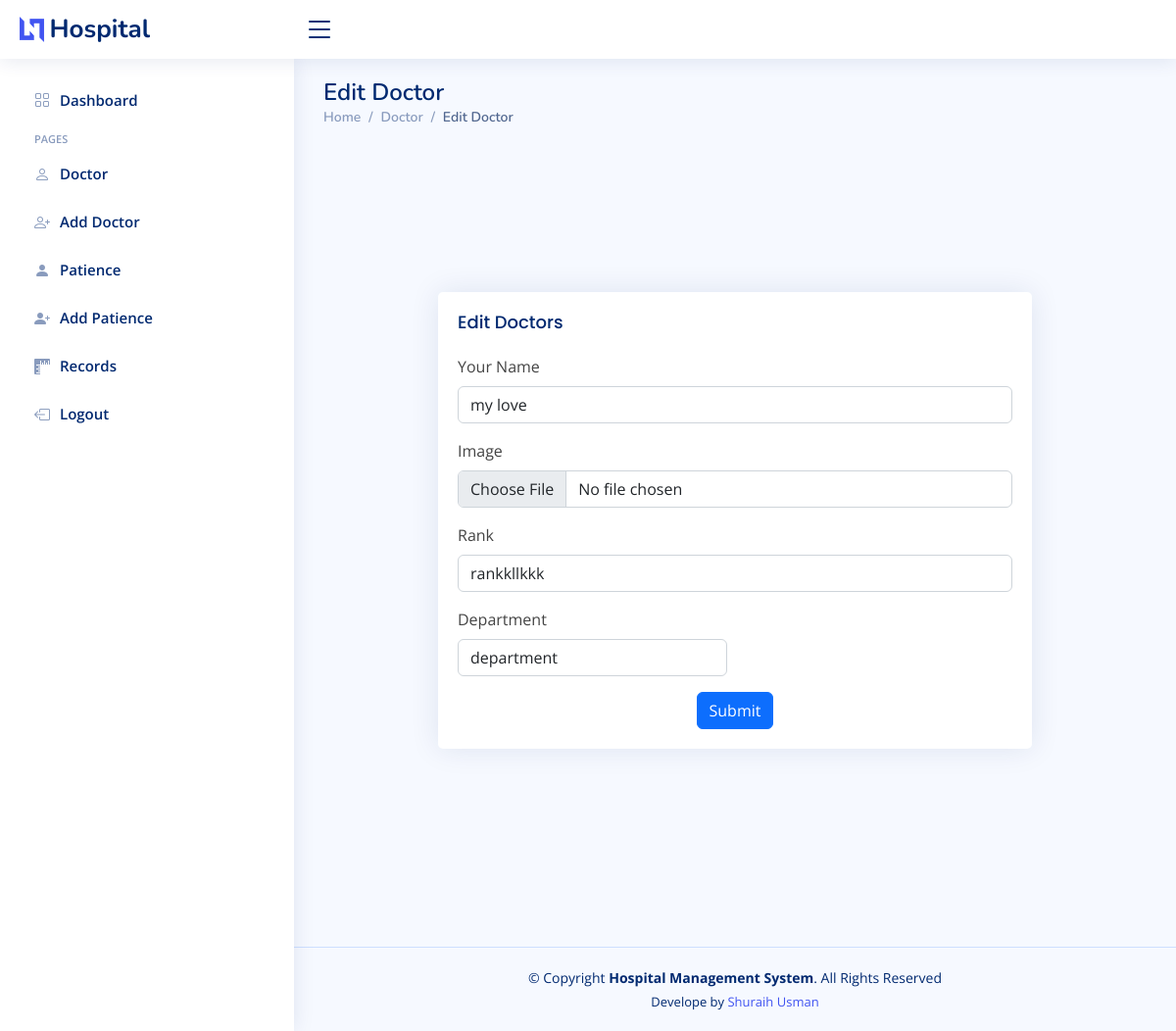
The app's page /admin/edit_doctor.php?edit=18 (signed in) with its own data.
### tables this page shows
CREATE TABLE `doctor` (
  `id` int(11) NOT NULL,
  `fullname` varchar(220) DEFAULT NULL,
  `username` varchar(20) DEFAULT NULL,
  `passwords` varchar(20) DEFAULT NULL,
  `images` varchar(250) DEFAULT NULL,
  `rank` varchar(15) DEFAULT NULL,
  `department` varchar(20) DEFAULT NULL,
  `gender` varchar(50) NOT NULL,
  `address` text NOT NULL
);

### admin/edit_doctor.php (the view, shortened to what this page needs)
<?php
require_once("../config/config.php");
require_once("header.php");
$sql = "SELECT * FROM doctor WHERE id = '".$_GET['edit']."'";
  $res = $db->query($sql);
  $row = $res->fetch_assoc();
?>
<main id="main" class="main">
    <div class="pagetitle">
      <h1>Edit Doctor</h1>
      <nav>
        <ol class="breadcrumb">
          <li class="breadcrumb-item"><a href="dashboard.php">Home</a></li>
        <li class="breadcrumb-item">Doctor</li>
          <li class="breadcrumb-item active">Edit Doctor</li>
        </ol>
      </nav>
    </div>
    <section class="section register min-vh-100 d-flex flex-column align-items-center justify-content-center py-4">
    <div class="container">
          <div class="row justify-content-center">
            <div class="col-lg-9 col-md-6 d-flex flex-column align-items-center justify-content-center">
      <div class="card">
            <div class="card-body">
              <h5 class="card-title">  <?php if (isset($_GET['edit'])) { echo "Edit Doctors";} else{ echo  'Register Doctors'; } ?>
              </h5>
              <form method="post" class="row g-3" enctype="multipart/form-data">
                <div class="col-md-12">
                  <label for="inputName5" class="form-label">Your Name</label>
                  <input type="text" class="form-control" id="inputName5" name="name" value="<?php echo $row['fullname'];?>">
                </div>
                <div class="col-12">
                  <label for="" class="form-label">Image</label>
                  <input type="file" class="form-control" name="image">
                </div>
                <div class="col-12">
                  <label for="inputAddress2" class="form-label">Rank</label>
                  <input type="text" class="form-control" id="inputAddress2" name="rank" value="<?php  echo $row['rank'];?>">
                </div>
                <div class="col-md-6">
                  <label for="inputCity" class="form-label">Department</label>
                  <input type="text" class="form-control" id="inputCity" name="department" value="<?php echo $row['department'];?>">
                </div>
                <div class="text-center">
                  <button type="submit" class="btn btn-primary" name="submit">Submit</button>
                </div>
              </form>
            </div>
          </div>
          </div>
</section>
</main>
<?php
require_once("footer.php");
?>

### assets/css/style.css (style rules this page uses)
:root { scroll-behavior: smooth; }
body { font-family: "Open Sans", sans-serif; background: #f6f9ff; color: #444444; }
a { color: #4154f1; text-decoration: none; }
h1, h2, h3, h4, h5, h6 { font-family: "Nunito", sans-serif; }
#main { margin-top: 60px; padding: 20px 30px; transition: all 0.3s; }
.pagetitle { margin-bottom: 10px; }
.pagetitle h1 { font-size: 24px; margin-bottom: 0; font-weight: 600; color: #012970; }
.card { margin-bottom: 30px; border: none; border-radius: 5px; box-shadow: 0px 0 30px rgba(1, 41, 112, 0.1); }
.card-title { padding: 20px 0 15px 0; font-size: 18px; font-weight: 500; color: #012970; font-family: "Poppins", sans-serif; }
.card-body { padding: 0 20px 20px 20px; }
.breadcrumb { font-size: 14px; font-family: "Nunito", sans-serif; color: #899bbd; font-weight: 600; }
.breadcrumb a { color: #899bbd; transition: 0.3s; }
.breadcrumb .breadcrumb-item::before { color: #899bbd; }
.breadcrumb .active { color: #51678f; font-weight: 600; }
@media (min-width: 1200px) { #main, #footer { margin-left: 300px; } }

### records on screen
doctor: name "my love", rank "rankkllkkk", department "department"
